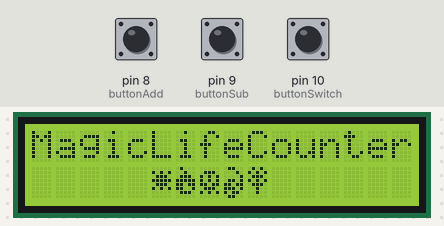
A sketch run on a simulated Arduino Uno, built with avr-gcc and run on an emulated ATmega328P. On the bench: 16×2 character LCD. Inputs (shaded band) come from the test bench; at power-on: pin 8 (buttonAdd) LOW, pin 10 (buttonSwitch) LOW, pin 9 (buttonSub) LOW.

Above: at 2.6 s.
At 6.8 s:
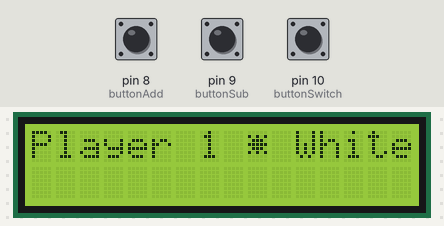
6.9 s: pin 8 (buttonAdd) pulled HIGH for 0.25 s
At 7.4 s:
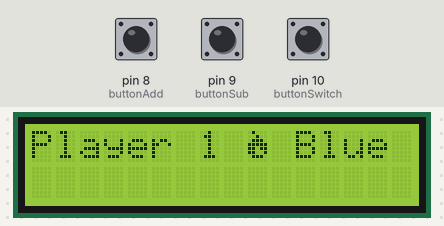
8.6 s: pin 10 (buttonSwitch) pulled HIGH for 0.25 s
At 9.3 s:
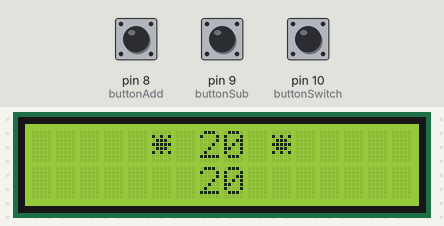
10.3 s: pin 9 (buttonSub) pulled HIGH for 0.25 s
At 10.6 s:
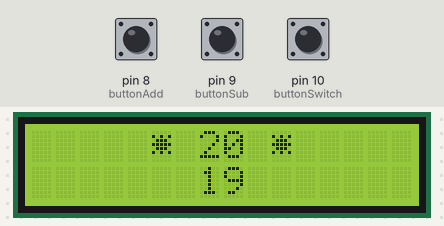
12.0 s: pin 9 (buttonSub) pulled HIGH for 1 s
Timing chart, 0 to 15.0 s (numbered marks = the images above; inputs shaded):
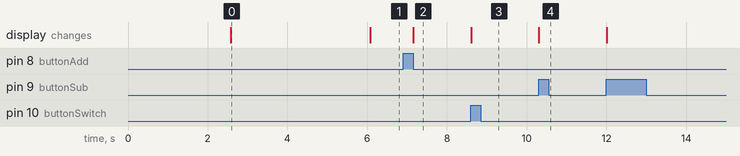

Measured:
- after the input at 6.9 s, the display: changes after 0.25 s (image 2)
- after the input at 8.6 s, the display: changes at once (image 3)
- after the input at 10.3 s, the display: changes at once (image 4)
- what the display in image 0 shows lasts 3.5 s, from 2.6 s to 6.1 s

The sketch:

sketch_ArduinoMLC.ino
```cpp
/**
  *  ArduinoMLC - Magic Life Counter
  *
  *  Authors:  Fernando Concatto (GitHub:concatto)
  *            João Felipe Gonçalves (GitHub:jfrode)
  */


#include <LiquidCrystal.h>

LiquidCrystal lcd(12, 11, 5, 4, 3, 2);

//Players score
int player1 = 20;
int player2 = 20;
int manaPlayer1;
int manaPlayer2;

int who = 1;

// Buttons declaration
int buttonAdd = 8;
int buttonSub = 9;
int buttonSwitch = 10;

// Buttons states
boolean pressedAdd = false;
boolean pressedSub = false;
boolean pressedSwitch = false;

String manaNames[5] = {
  "White", "Blue", "Black", "Red", "Green"
};

byte manaCharacters[5][8] = {{
  // White
  B00000,
  B10101,
  B01110,
  B11111,
  B01110,
  B10101,
  B00000,
  B00000
}, {
  // Blue
  B01000,
  B00100,
  B01110,
  B11111,
  B11011,
  B11001,
  B01110,
  B00000
}, {
  // Black
  B00000,
  B01110,
  B10101,
  B10101,
  B11011,
  B01110,
  B10101,
  B00000
}, {
  // Red
  B01100,
  B00010,
  B00001,
  B01101,
  B11011,
  B11101,
  B10110,
  B01100
}, {
  // Green
  B01010,
  B10101,
  B01110,
  B10101,
  B01110,
  B00100,
  B00100,
  B00000
}};


void setup() {
  pinMode(buttonAdd, INPUT);
  pinMode(buttonSub, INPUT);
  pinMode(buttonSwitch, INPUT);
  lcd.begin(16, 2);
  for (int i = 0; i < 5; i++) lcd.createChar(i+1, manaCharacters[i]);
  introduction();
  manaChoosing();
  diceRoll();
  reprint();
}

void loop() {
  if (digitalRead(buttonSwitch) == HIGH) {
    if (!pressedSwitch) {
      if (who == 1) {
        who = 2;
      } else {
        who = 1;
      }
      pressedSwitch = true;
    }
  } else {
    pressedSwitch = false;
  }

  if (digitalRead(buttonAdd) == HIGH) {
    if (!pressedAdd) {
      if (who == 1) {
        player1 = player1 + 1;
      } else {
        player2 = player2 + 1;
      }
      reprint();
      pressedAdd = true;
    }
  } else {
    pressedAdd = false;
  }

  if (digitalRead(buttonSub) == HIGH) {
    if (!pressedSub) {
      if (who == 1) {
        player1 = player1 - 1;
      } else {
        player2 = player2 - 1;
      }
      reprint();
      pressedSub = true;
    }
  } else {
    pressedSub = false;
  }
}

void reprint() {
  lcd.clear();

  lcd.setCursor(5, 0);
  lcd.write(manaPlayer1);
  lcd.setCursor(7, 0);
  lcd.print(player1);
  lcd.setCursor(10, 0);
  lcd.write(manaPlayer1);

  lcd.setCursor(5, 1);
  lcd.write(manaPlayer2);
  lcd.setCursor(7, 1);
  lcd.print(player2);
  lcd.setCursor(10, 1);
  lcd.write(manaPlayer2);
}

void diceRoll() {

}

void manaChoosing() {
  manaPrint(0, 0);

  manaPlayer1 = manaSelect(0);
  manaPlayer2 = manaSelect(1);

  pressedAdd = false;
  pressedSub = false;
  pressedSwitch = false;
}

int manaSelect(int line) {
  int manaColor = 0;
  while(true) {
    if (digitalRead(buttonAdd) == HIGH) {
      if (!pressedAdd) {
        manaColor++;
        pressedAdd = true;
      }
      manaPrint(manaColor, line);
    } else {
      pressedAdd = false;
    }

    if (digitalRead(buttonSub) == HIGH) {
      if (!pressedSub) {
        manaColor--;
        pressedSub = true;
      }
      manaPrint(manaColor, line);
    } else {
      pressedSub = false;
    }

    if (digitalRead(buttonSwitch) == HIGH) {
      return manaColor;
    }

    if (manaColor > 4) manaColor = 0;
    if (manaColor < 0) manaColor = 4;
  }
}

void manaPrint(int manaColor, int line) {
  lcd.clear();

  lcd.setCursor(0, line);
  lcd.print("Player "); // <-
  lcd.print(line+1);    // How to concat?

  lcd.setCursor(9, line);
  lcd.write(manaColor + 1);

  lcd.setCursor(11, line);
  lcd.print(manaNames[manaColor]);
}

void introduction() {
  lcd.setCursor(0, 0);
  lcd.print("Concatto &");
  lcd.setCursor(7, 2);
  lcd.print("JFRode");
  delay(2500);
  lcd.clear();

  lcd.setCursor(0, 0);
  lcd.print("MagicLifeCounter");
  lcd.setCursor(5, 1);
  for (int i=1; i <= 5; i++)  lcd.write(i);
  delay(3500);
}
```
